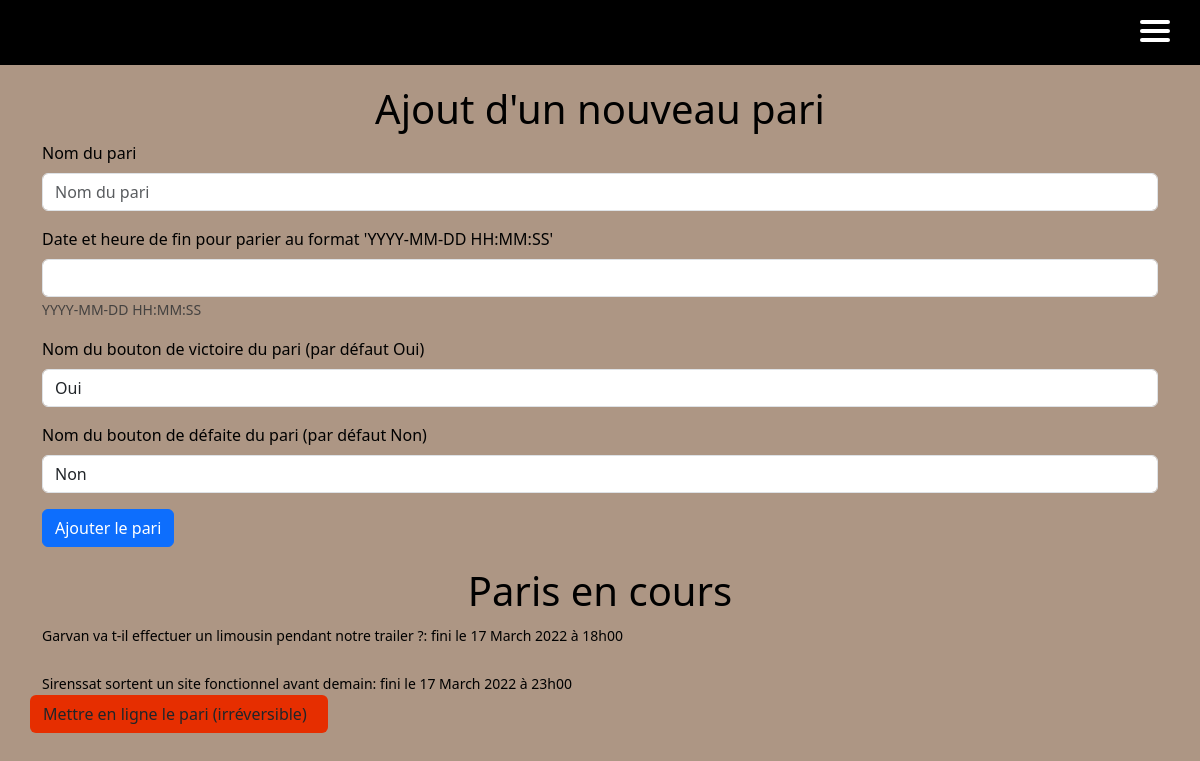
Before: /staff/betCreator/ (signed in) with the older database file.
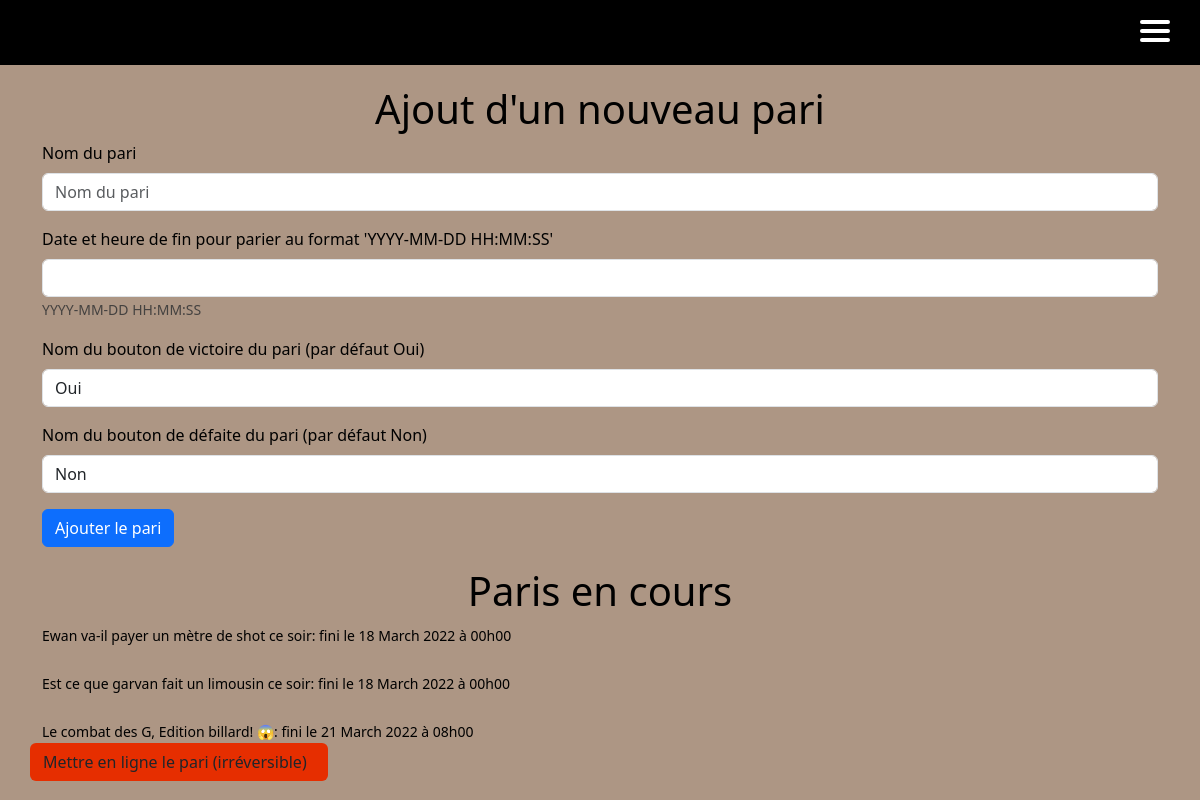
After: the same page with the newer database file.
### main_app/models.py (models this page shows)
class Bets(models.Model):
    id = models.AutoField(primary_key=True, unique=True)
    bet_name = models.CharField(max_length=256, unique=True)
    win_rate = models.DecimalField(max_digits=4, decimal_places=2, default=2.00)
    win_vote = models.IntegerField(default=0)
    win_gains = models.DecimalField(max_digits=12, decimal_places=2, default=1.00)
    win_name = models.CharField(max_length=128, null=False, default="Oui")
    lose_rate = models.DecimalField(max_digits=4, decimal_places=2, default=2.00)
    lose_vote = models.IntegerField(default=0)
    lose_gains = models.DecimalField(max_digits=12, decimal_places=2, default=1.00)
    lose_name = models.CharField(max_length=128, null=False, default="Non")
    created = models.DateTimeField(auto_now_add=True)
    ended = models.DateTimeField(help_text='YYYY-MM-DD HH:MM:SS')
    visible = models.BooleanField(default=False)
    closed_bet = models.BooleanField(default=False)
    RESULT = (
        ('W', 'Win'),
        ('L', 'Lose')
    )
    result = models.CharField(max_length=1, choices=RESULT, blank=False)

### main_app/views.py (the view, shortened to what this page needs)
# urls.py: path("staff/betCreator/", views.betCreator, name="betCreator"),
def betCreator(request):
    try:
        user = User.objects.get(pk=request.user.id)
        betform = AddBetForm()
        bets = Bets.objects.all()
        return render(request, 'bets/betCreator.html', {'user': user, 'betform': betform, 'bets': bets})
    except User.DoesNotExist:
        messages.error(request, "Tu dois être membre du staff pour accéder à cette page")

### main_app/forms.py
class AddBetForm(ModelForm):
    class Meta:
        model = Bets
        fields = ['bet_name', 'ended', 'win_name', 'lose_name']
        labels = {
            'bet_name': 'Nom du pari',
            'ended': 'Date et heure de fin pour parier au format \'YYYY-MM-DD HH:MM:SS\'',
            'win_name': 'Nom du bouton de victoire du pari (par défaut Oui)',
            'lose_name': 'Nom du bouton de défaite du pari (par défaut Non)'
        }

### templates/bets/betCreator.html (shortened to what this page needs)
{% extends 'main.html' %}
{% block content %}
{% load bootstrap5 %}
{% bootstrap_css %}
{% include 'nav.html' %}
{% if user.is_staff %}
    <div class="container">
      <h1 style="text-align: center; margin-top:20px">Ajout d'un nouveau pari</h1>
        <form class="form" action="" method="POST">
          {% bootstrap_form betform %}
          {% buttons %}
              <button class="btn btn--main btn btn-primary" type="submit">
                Ajouter le pari
              </button>
          {% endbuttons %}
        </form>
    </div>
    <h1 style="text-align: center; margin-top:20px">Paris en cours</h1>
    <div class="container">
        {% for bet in bets %}
            <small>{{ bet.bet_name }}: fini le {{bet.ended | date:"d"}} {{bet.ended  | date:"F"}} {{bet.ended  | date:"o"}} à {{bet.ended | date:"H"}}h{{bet.ended | date:"i"}} <br></small>
            {% if not bet.visible %}
                <a class="row btn" style="background-color: #e62e00; padding-right: 20px" href="{% url "setVisibleBet" id_bet=bet.id %}" id="setVisibleBet{{ bet.id }}">
                    Mettre en ligne le pari (irréversible)
                </a>
            {% endif %}
            <br>
        {% endfor %}
    </div>
{% endif %}
{% endblock %}

Changed rows visible on the page:
removed Bets: bet_name "Garvan va t-il effectuer un limousin pendant notre trailer ?", ended "17", ended "March", ended "2022", ended "18", ended "00"
removed Bets: bet_name "Sirenssat sortent un site fonctionnel avant demain", ended "17", ended "March", ended "2022", ended "23", ended "00"
added Bets: bet_name "Ewan va-il payer un mètre de shot ce soir", ended "18", ended "March", ended "2022", ended "00"
added Bets: bet_name "Est ce que garvan fait un limousin ce soir", ended "18", ended "March", ended "2022", ended "00"
added Bets: bet_name "Le combat des G, Edition billard! 😱", ended "21", ended "March", ended "2022", ended "08", ended "00"
